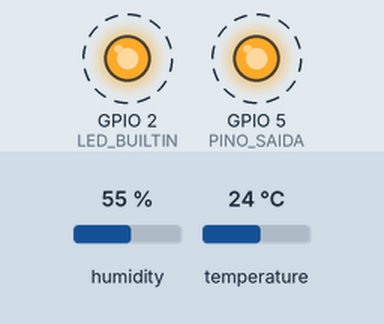
This sketch was run on a simulated ESP32. Shown: output pins drawn as LEDs (lit = HIGH). Dashed ring = blinking. The test bench sets the inputs (shaded band); at power-on: humidity 55 %, temperature 24 °C. What the sketch prints to the serial monitor is not drawn.

Above: at 0.5 s.
Timing chart, 0 to 4.7 s (numbered marks = the images above):
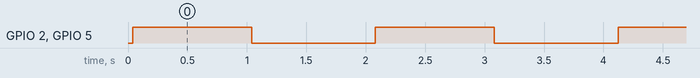

Measured:
- by itself, GPIO 2 (LED_BUILTIN), GPIO 5 (PINO_SAIDA): alternates HIGH for 1.0 s and LOW for 1.0 s

The sketch:

teste_dht.ino
```cpp
#include "DHT.h"

#define LED_BUILTIN 2
#define PINO_SAIDA 5
#define DHT_PIN 23

DHT dht(DHT_PIN, DHT11);

// the setup function runs once when you press reset or power the board
void setup() {
  Serial.begin(9600);
  // initialize digital pin LED_BUILTIN as an output.
  pinMode(LED_BUILTIN, OUTPUT);
  pinMode(PINO_SAIDA, OUTPUT);
}

// the loop function runs over and over again forever
void loop() {
  float temp = dht.readTemperature();
  float umd = dht.readHumidity();

  Serial.printf("Temp: %5.2f\tUmd: %52.f\n", temp, umd);

  Serial.println("Led Aceso");
  digitalWrite(LED_BUILTIN, HIGH);  // turn the LED on (HIGH is the voltage level)
  digitalWrite(PINO_SAIDA, HIGH);
  delay(1000);                      // wait for a second
  Serial.println("Led Apagado");
  digitalWrite(LED_BUILTIN, LOW);   // turn the LED off by making the voltage LOW
  digitalWrite(PINO_SAIDA, LOW);   // turn the LED off by making the voltage LOW
  delay(1000);                      // wait for a second
}
```
